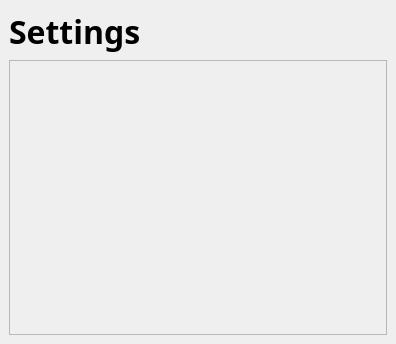
<?xml version="1.0" encoding="UTF-8"?>
<ui version="4.0">
 <class>VideoControls</class>
 <widget class="QWidget" name="VideoControls">
  <property name="geometry">
   <rect>
    <x>0</x>
    <y>0</y>
    <width>396</width>
    <height>344</height>
   </rect>
  </property>
  <property name="windowTitle">
   <string>Form</string>
  </property>
  <layout class="QGridLayout" name="gridLayout">
   <property name="leftMargin">
    <number>0</number>
   </property>
   <property name="topMargin">
    <number>0</number>
   </property>
   <property name="rightMargin">
    <number>0</number>
   </property>
   <property name="bottomMargin">
    <number>0</number>
   </property>
   <item row="0" column="0">
    <widget class="QWidget" name="widget" native="true">
     <layout class="QVBoxLayout" name="verticalLayout">
      <item>
       <widget class="QLabel" name="label">
        <property name="font">
         <font>
          <family>Impact</family>
          <pointsize>24</pointsize>
          <weight>75</weight>
          <bold>true</bold>
         </font>
        </property>
        <property name="text">
         <string>Settings</string>
        </property>
       </widget>
      </item>
      <item>
       <widget class="QScrollArea" name="scrollArea">
        <property name="widgetResizable">
         <bool>true</bool>
        </property>
        <widget class="QWidget" name="scrollAreaWidgetContents">
         <property name="geometry">
          <rect>
           <x>0</x>
           <y>0</y>
           <width>376</width>
           <height>279</height>
          </rect>
         </property>
        </widget>
       </widget>
      </item>
     </layout>
    </widget>
   </item>
  </layout>
 </widget>
 <resources/>
 <connections/>
</ui>
